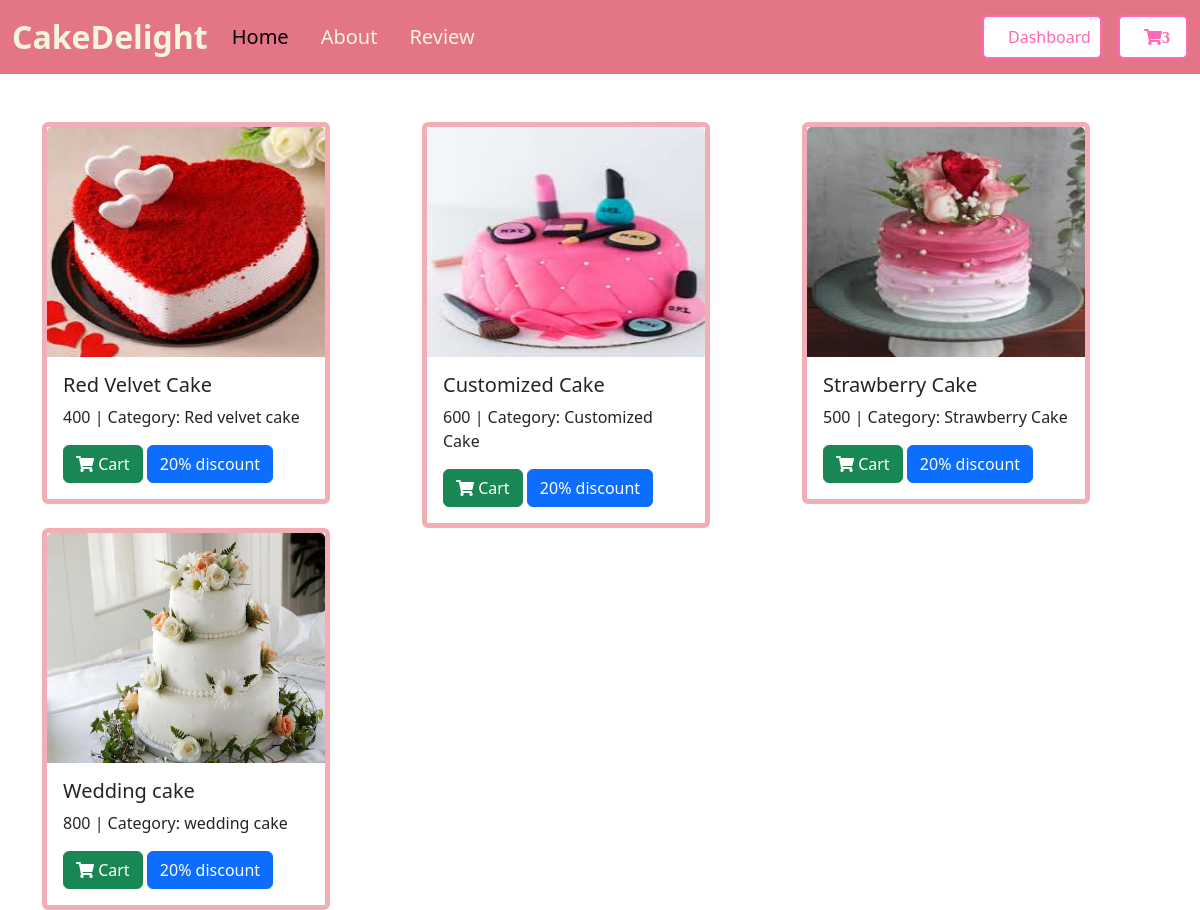
The app's page / (signed in) with its own data.
### cart/models.py (models this page shows)
class Basemodel(models.Model):
    uid = models.UUIDField(default=uuid.uuid4,primary_key=True)
    created_at = models.DateField(auto_now_add=True)
    updated_at = models.DateField(auto_now_add=True)
    class Meta:
        abstract=True

class Cake(Basemodel):
    category= models.ForeignKey(Cakecategory,on_delete=models.CASCADE,related_name="cakes")
    cake_name=models.CharField(max_length=100)
    price=models.IntegerField(default=100)
    images = models.ImageField(upload_to='media')

class Cakecategory(Basemodel):
    category_name= models.CharField(max_length=100)

### cart/views.py (the view)
# urls.py: path('',views.index,name='home'),
def index(request):
    cakes= Cake.objects.all()
    context={'cakes':cakes}
    print(context)
    return render(request,'index.html',context)

### templates/index.html (shortened to what this page needs)
<!DOCTYPE html>
<html lang="en">
<head>
    <link href="https://cdn.jsdelivr.net/npm/bootstrap@5.3.3/dist/css/bootstrap.min.css" rel="stylesheet">
    <link rel="stylesheet" href="https://cdnjs.cloudflare.com/ajax/libs/font-awesome/5.15.4/css/all.min.css">
</head>
<body>
    <nav class="navbar navbar-expand-lg navbar-custom">
        <div class="container-fluid">
            <a class="navbar-brand fw-bold fs-2" href="#">CakeDelight</a>
            <div class="collapse navbar-collapse" id="navbarSupportedContent">
                <ul class="navbar-nav me-auto mb-2 mb-lg-0">
                    <li class="nav-item">
                        <a href="{% url 'home' %}" class="nav-link active navbar-brand" aria-current="page">Home</a>
                    </li>
                    <li class="nav-item">
                        <a href="{% url 'about' %}" class="nav-link navbar-brand">About</a>
                    </li>
                    <li class="nav-item">
                        <a href="{% url 'review' %}" class="nav-link navbar-brand">Review</a>
                    </li>
                </ul>
                {% if request.user.is_authenticated %}
                    <div class="d-flex">
                        <a href="{% url 'login' %}" class="btn btn-pink-outline fw-medium" style="width: 120px;">Dashboard</a>
                        <a href="{% url 'order' %}" class="btn btn-pink-outline ms-3" style="width: 70px;" aria-label="Cart">
                            <i class="fas fa-shopping-cart" id="cart-btn">{{ request.user.get_cart_count }}</i>
                        </a>
                    </div>
                {% else %}
                    <div class="d-flex">
                        <a href="{% url 'register' %}" class="btn btn-pink-outline fw-medium" style="width: 100px;">Register</a>
                        <a href="{% url 'login' %}" class="btn btn-pink-outline fw-medium ms-3">Login</a>
                    </div>
                {% endif %}
            </div>
        </div>
    </nav>
    <div class="container mt-5">
        <div class="row">
            {% for cake in cakes %}
            <div class="col me-1">
                <div class="card border border-5 border-danger-subtle" style="width: 18rem;">
                    <img src="{{ cake.images.url }}" style="height: 230px" class="card-img-top" alt="{{ cake.cake_name }}">
                    <div class="card-body">
                        <h5 class="card-title">{{ cake.cake_name }}</h5>
                        <p>{{ cake.price }} | Category: {{ cake.category.category_name }}</p>
                        <a href="{% url 'add_cart' cake.uid %}" class="btn btn-success">
                            <i class="fas fa-shopping-cart"></i> Cart
                        </a>
                        <a href="#" class="btn btn-primary">20% discount</a>
                    </div>
                </div>
            </div>
            {% endfor %}
        </div>
    </div>
</body>
</html>

### templates/index.html (style rules this page uses)
.navbar-custom { background-color: rgb(228, 117, 135); }
.navbar-brand { color: beige; }
.btn-pink-outline { border: 2px solid #ff69b4; color: #ff69b4; background-color: white; padding: 0.5rem 1.5rem; }

### records on screen
Cake: images (picture), cake_name "Red Velvet Cake", price "400", category.category_name "Red velvet cake"
Cake: images (picture), cake_name "Customized Cake", price "600", category.category_name "Customized Cake"
Cake: images (picture), cake_name "Strawberry Cake", price "500", category.category_name "Strawberry Cake"
Cake: images (picture), cake_name "Wedding cake", price "800", category.category_name "wedding cake"

### other values on screen
{{ request.user.get_cart_count }} "3"
